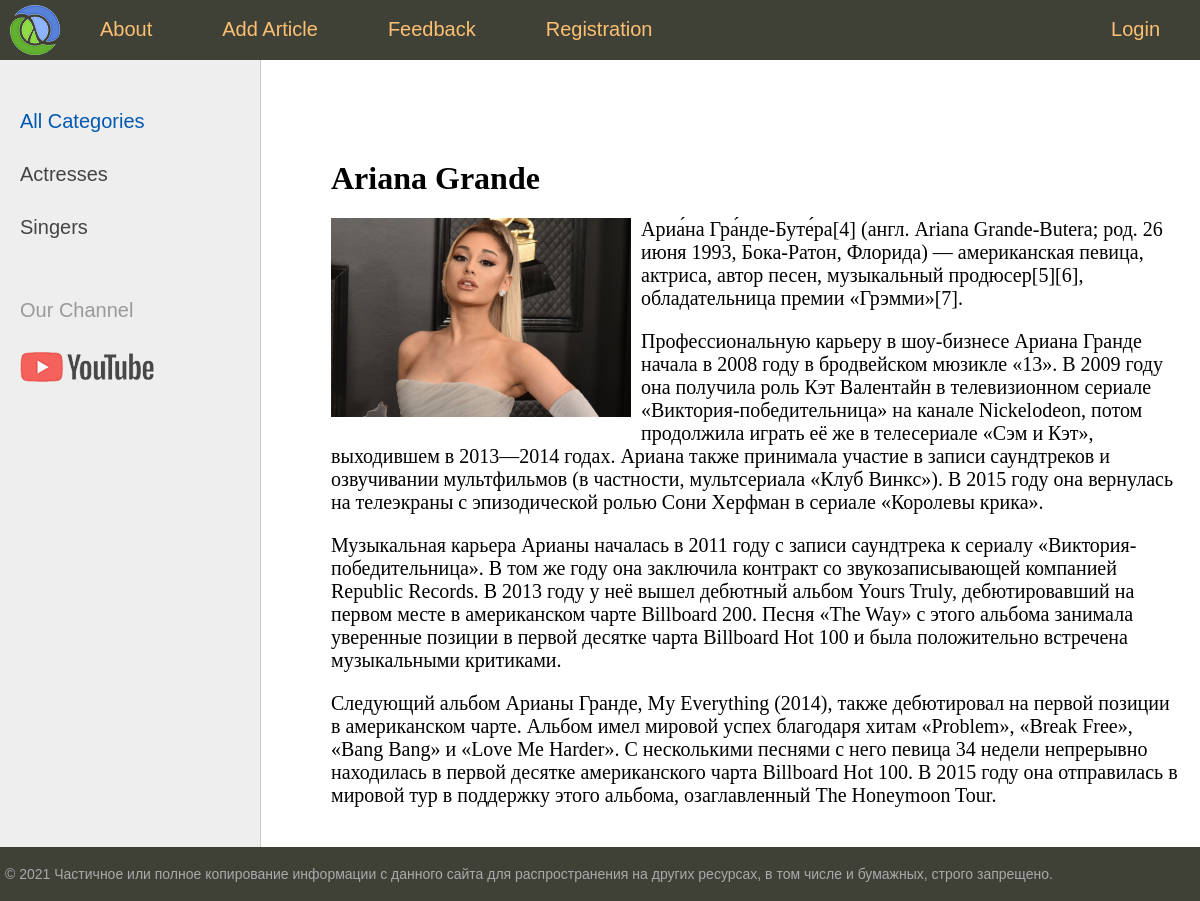
The app's page /post/ariana-grande/ with its own data.
### women/models.py (models this page shows, shortened)
class Category(models.Model):
    name = models.CharField(max_length=255, db_index=True, verbose_name='Category')
    slug = models.SlugField(max_length=255, unique=True, db_index=True)
    def get_absolute_url(self):
        return reverse("category", kwargs={"cat_slug": self.slug})
    class Meta:
        verbose_name = "Category"
        verbose_name_plural = "Categories"
        ordering = ['id']

class Women(models.Model):
    title = models.CharField(max_length=255)
    slug = models.SlugField(max_length=255, unique=True, db_index = True, verbose_name="URL")
    content = models.TextField(blank=False)
    photo = models.ImageField(upload_to='photos/%Y/%m/%d/')
    time_created = models.DateTimeField(auto_now_add=True)
    time_updated = models.DateTimeField(auto_now=True)
    is_published = models.BooleanField(default=True)
    cat = models.ForeignKey('Category', on_delete=models.PROTECT)
    class Meta:
        verbose_name = "Famous People"
        verbose_name_plural = "Famous People"
        ordering = ['time_created','title']

### women/views.py (the view)
# urls.py: path('post/<slug:post_slug>/', show_post, name='post'),
def show_post(request, post_slug):
    post = get_object_or_404(Women, slug=post_slug)
    context = {
        'post': post,
        'menu': menu,
        'title': post.title,
        'cat_selected': 0,
    }
    return render(request, 'women/post.html', context=context)

### women/templatetags/women_tags.py (called while the page is built)
@register.inclusion_tag('women/list_categories.html')
def show_categories(sort=None, cat_selected=None):
    if not sort:
        cats = Category.objects.all()
    else:
        cats = Category.objects.order_by(sort)
    return {'cats': cats, 'cat_selected':cat_selected}

### women/templates/women/post.html
{% extends 'women/base.html' %}
{% block content%}
    <h1> {{post.title}} </h1>
    {% if post.photo %}
        <p><img class="img-article-left" src="{{post.photo.url}}"></p>
    {% endif %}
    {{post.content|linebreaks}}
{% endblock %}

### women/templates/women/list_categories.html
{% for c in cats %}
	{% if c.pk == cat_selected %}
		<li class="selected"> {{c.name}}</li>
    {% else %}
		<li> <a href="{{c.get_absolute_url}}"> {{c.name}}</a></li>
	{% endif %}
{% endfor %}

### women/static/women/css/style.css (style rules this page uses)
html, body { font-family: 'Arial'; margin: 0; padding: 0; height: 100%; width: 100%; color: #444; }
a { color: #0059b2; text-decoration: none; }
img { max-width: 600px; height: auto; }
img.img-article-left { max-width: 300px; height: auto; float: left; padding: 0 10px 10px 0; }
.left-chapters ul li { margin: 30px 0 0 0; color: #999; }
.left-chapters ul li a { color: #444; text-decoration: none; }
.content-text h1 { font-size: 32px; }

### records on screen
Category: name "Actresses"
Category: name "Singers"
Women: title "Ariana Grande", photo (picture), content "Ариа́на Гра́нде-Буте́ра[4] (англ. Ariana Grande-Butera; род. 26 июня 1993, Бока-Ратон, Флорида) — американская певица, актриса, автор песен, музыкальный продюсер[5][6], обладательница премии «Грэмми»[7]. Профессиональную карьеру в шоу-бизнесе Ариана Гранде начала в 2008 году в бродвейском мюзикле «13». В 2009 году она получила роль Кэт Валентайн в телевизионном сериале «Виктория-победительница» на канале Nickelodeon, потом продолжила играть её же в телесериале «Сэм и Кэт», выходившем в 2013—2014 годах. Ариана также принимала участие в записи саундтреков и озвучивании мультфильмов (в частности, мультсериала «Клуб Винкс»). В 2015 году она вернулась на телеэкраны с эпизодической ролью Сони…"

### other values on screen
{{ m.title }} "About" "Add Article" "Feedback" "Registration"
{{ m.title }} "Login"
